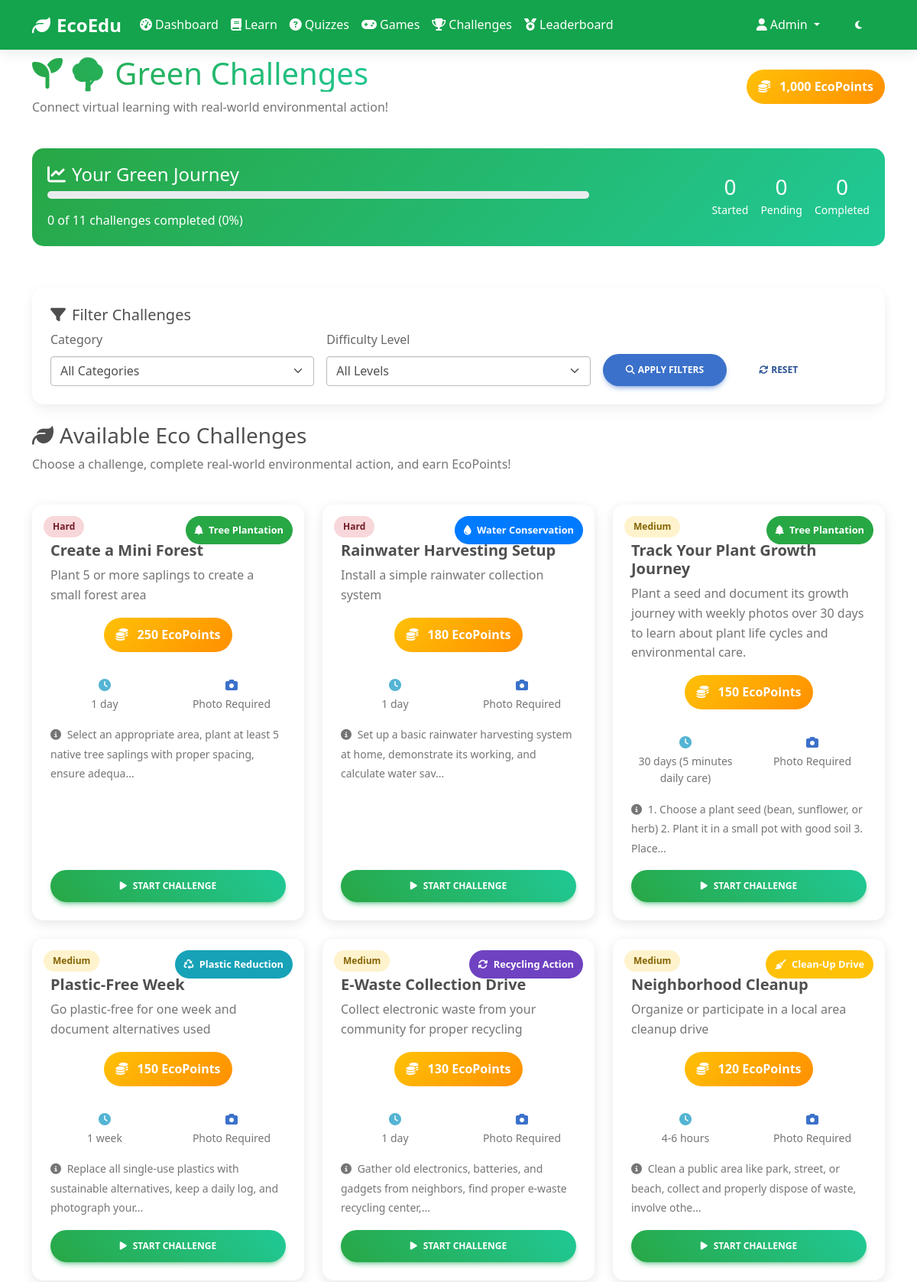
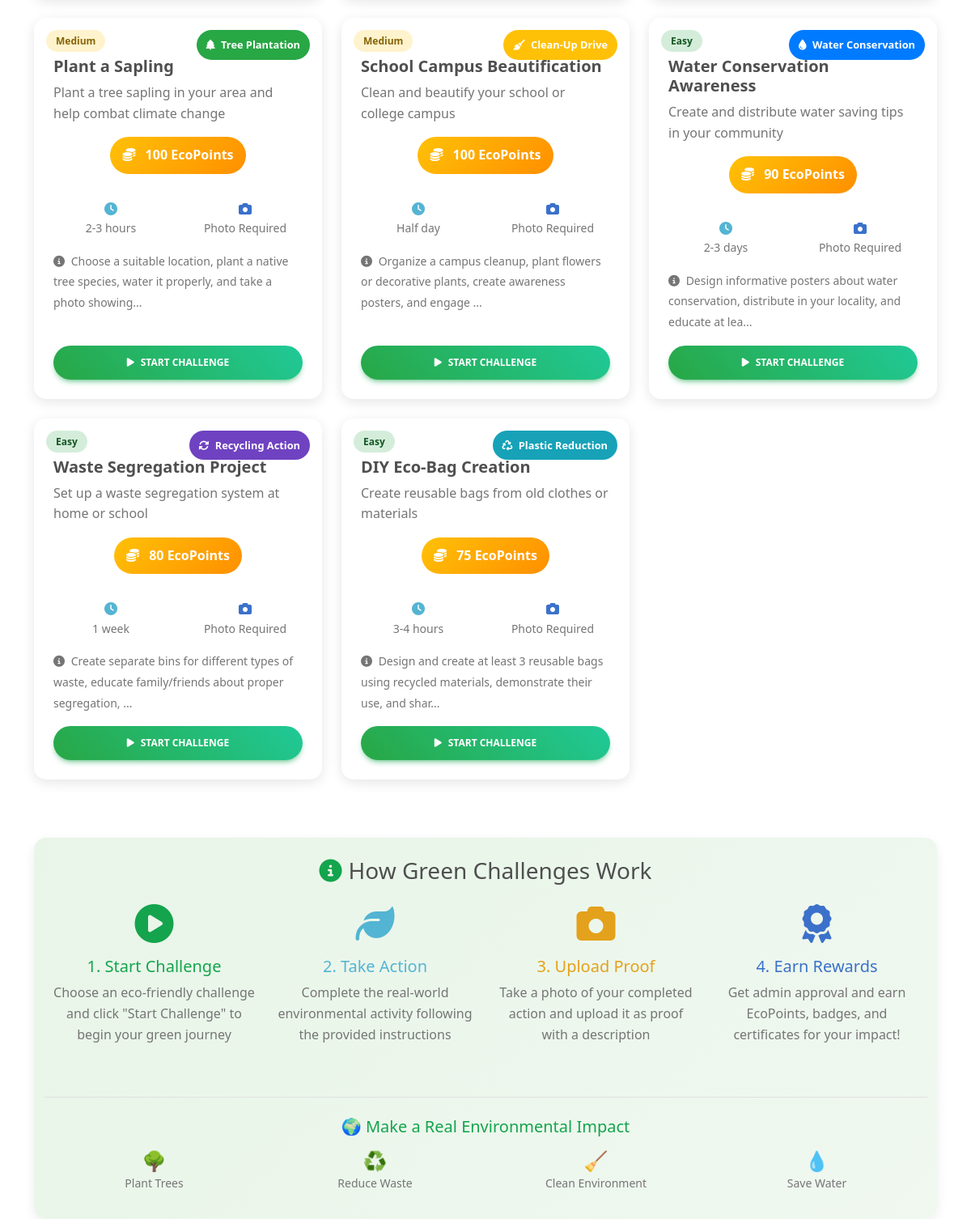
The page /challenges.php (signed in) on the database its author committed (2 pictures, top to bottom).
### tables this page shows
CREATE TABLE users (
    id INT PRIMARY KEY AUTO_INCREMENT,
    username VARCHAR(50) UNIQUE NOT NULL,
    email VARCHAR(100) UNIQUE NOT NULL,
    password VARCHAR(255) NOT NULL,
    first_name VARCHAR(50) NOT NULL,
    last_name VARCHAR(50) NOT NULL,
    role ENUM('student', 'teacher', 'admin') DEFAULT 'student',
    school_name VARCHAR(100),
    grade_level VARCHAR(20),
    bio TEXT,
    eco_points INT DEFAULT 0,
    total_badges INT DEFAULT 0,
    level_id INT DEFAULT 1,
    profile_image VARCHAR(255) DEFAULT 'default-avatar.png',
    is_active BOOLEAN DEFAULT TRUE,
    email_verified BOOLEAN DEFAULT FALSE,
    created_at TIMESTAMP DEFAULT CURRENT_TIMESTAMP,
    updated_at TIMESTAMP DEFAULT CURRENT_TIMESTAMP ON UPDATE CURRENT_TIMESTAMP
);

CREATE TABLE IF NOT EXISTS eco_challenges (
    id INT PRIMARY KEY AUTO_INCREMENT,
    category_id INT,
    title VARCHAR(200) NOT NULL,
    description TEXT NOT NULL,
    instructions TEXT,
    ecopoints_reward INT DEFAULT 50,
    difficulty_level ENUM('easy', 'medium', 'hard') DEFAULT 'medium',
    estimated_time VARCHAR(50),
    is_active BOOLEAN DEFAULT TRUE,
    created_at TIMESTAMP DEFAULT CURRENT_TIMESTAMP,
    updated_at TIMESTAMP DEFAULT CURRENT_TIMESTAMP ON UPDATE CURRENT_TIMESTAMP,
    FOREIGN KEY (category_id) REFERENCES challenge_categories(id) ON DELETE SET NULL
);

CREATE TABLE IF NOT EXISTS challenge_categories (
    id INT PRIMARY KEY AUTO_INCREMENT,
    name VARCHAR(100) NOT NULL,
    description TEXT,
    icon VARCHAR(50) DEFAULT 'fas fa-leaf',
    color VARCHAR(20) DEFAULT '#28a745',
    created_at TIMESTAMP DEFAULT CURRENT_TIMESTAMP
);

### challenges.php (the view, shortened to what the rows shown need)
<?php
require_once 'config/database.php';
require_once 'includes/functions.php';
$user = getUserById($_SESSION['user_id']);
try {
    $where_conditions = ["ec.is_active = 1"];
    $params = [];
    $where_clause = "WHERE " . implode(" AND ", $where_conditions);
    $query = "SELECT ec.*, cc.name as category_name, cc.icon as category_icon, cc.color as category_color
              FROM eco_challenges ec
              LEFT JOIN challenge_categories cc ON ec.category_id = cc.id
              $where_clause
              ORDER BY ec.ecopoints_reward DESC, ec.created_at DESC";
    $stmt = $pdo->prepare($query);
    $stmt->execute($params);
    $challenges = $stmt->fetchAll();
} catch (Exception $e) {
    $challenges = [];
}
try {
    $user_progress = [];
} catch (Exception $e) {
    $user_progress = [];
}
?>
<!DOCTYPE html>
<html lang="en">
<head>
    <link href="https://cdnjs.cloudflare.com/ajax/libs/mdb-ui-kit/6.4.2/mdb.min.css" rel="stylesheet">
    <link href="https://cdnjs.cloudflare.com/ajax/libs/font-awesome/6.4.0/css/all.min.css" rel="stylesheet">
    <link href="assets/css/style.css" rel="stylesheet">
</head>
<body data-theme="light">
    <nav class="navbar navbar-expand-lg navbar-light bg-success fixed-top">
        <div class="container">
            <div class="collapse navbar-collapse" id="navbarNav">
                <ul class="navbar-nav">
                    <li class="nav-item dropdown">
                        <a class="nav-link dropdown-toggle text-white" href="#" id="navbarDropdown" role="button" data-mdb-toggle="dropdown">
                            <i class="fas fa-user me-1"></i><?php echo htmlspecialchars($user['first_name']); ?>
                        </a>
                    </li>
                </ul>
            </div>
        </div>
    </nav>
    <main class="pt-5 mt-4">
        <div class="container">
            <div class="row mb-4">
                <div class="col-12">
                    <div class="d-flex justify-content-between align-items-center">
                        <div>
                            <h1 class="text-gradient"><i class="fas fa-seedling me-2"></i>🌳 Green Challenges</h1>
                        </div>
                        <div class="text-end">
                            <div class="ecopoints-display">
                                <i class="fas fa-coins me-2"></i>
                                <?php echo number_format($user['eco_points']); ?> EcoPoints
                            </div>
                        </div>
                    </div>
                </div>
            </div>
            <div class="row">
                <?php if (empty($challenges)): ?>
                <div class="col-12">
                    <div class="card text-center py-5">
                        <div class="card-body">
                            <i class="fas fa-seedling fa-4x text-muted mb-4"></i>
                            <h3 class="text-muted">No Green Challenges Found</h3>
                            <p class="text-muted">Try adjusting your filters or check back later for new environmental challenges.</p>
                            <a href="challenges.php" class="btn btn-success">View All Challenges</a>
                        </div>
                    </div>
                </div>
                <?php else: ?>
                <?php foreach ($challenges as $challenge): ?>
                <div class="col-lg-4 col-md-6 mb-4">
                    <div class="card challenge-card h-100 position-relative">
                        <div class="difficulty-badge difficulty-<?php echo $challenge['difficulty_level']; ?>">
                            <?php echo ucfirst($challenge['difficulty_level']); ?>
                        </div>
                        <div class="category-badge" style="background-color: <?php echo $challenge['category_color']; ?>; color: white;">
                            <i class="<?php echo $challenge['category_icon']; ?> me-1"></i>
                            <?php echo htmlspecialchars($challenge['category_name']); ?>
                        </div>
                        <div class="card-body d-flex flex-column">
                            <div class="mb-3 mt-4">
                                <h5 class="card-title fw-bold"><?php echo htmlspecialchars($challenge['title']); ?></h5>
                                <p class="card-text text-muted"><?php echo htmlspecialchars($challenge['description']); ?></p>
                            </div>
                            <div class="text-center mb-3">
                                <div class="ecopoints-display d-inline-block">
                                    <i class="fas fa-coins me-2"></i>
                                    <?php echo $challenge['ecopoints_reward']; ?> EcoPoints
                                </div>
                            </div>
                            <div class="challenge-info mb-3">
                                <div class="row text-center">
                                    <div class="col-6">
                                        <i class="fas fa-clock text-info"></i>
                                        <small class="d-block text-muted"><?php echo $challenge['estimated_time']; ?></small>
                                    </div>
                                    <div class="col-6">
                                        <i class="fas fa-camera text-primary"></i>
                                        <small class="d-block text-muted">Photo Required</small>
                                    </div>
                                </div>
                            </div>
                            <?php if ($challenge['instructions']): ?>
                            <div class="instructions-preview mb-3">
                                <small class="text-muted">
                                    <i class="fas fa-info-circle me-1"></i>
                                    <?php echo substr(htmlspecialchars($challenge['instructions']), 0, 100) . '...'; ?>
                                </small>
                            </div>
                            <?php endif; ?>
                            <div class="mt-auto">
                                <?php if (isset($user_progress[$challenge['id']])): ?>
                                    <?php
                                    $progress = $user_progress[$challenge['id']];
                                    $submission_status = $progress['submission_status'];
                                    ?>
                                    <?php if ($submission_status === 'approved'): ?>
                                    <button class="btn btn-success w-100" disabled>
                                        <i class="fas fa-trophy me-2"></i>Challenge Completed!
                                    </button>
                                    <?php elseif ($submission_status === 'pending'): ?>
                                    <button class="btn btn-warning w-100" disabled>
                                        <i class="fas fa-hourglass-half me-2"></i>Awaiting Approval
                                    </button>
                                    <?php elseif ($progress['status'] === 'submitted'): ?>
                                    <button class="btn btn-warning w-100" disabled>
                                        <i class="fas fa-hourglass-half me-2"></i>Under Review
                                    </button>
                                    <?php else: ?>
                                    <button class="btn btn-info w-100" onclick="showSubmissionForm(<?php echo $challenge['id']; ?>)">
                                        <i class="fas fa-upload me-2"></i>Submit Proof
                                    </button>
                                    <?php endif; ?>
                                <?php else: ?>
                                <form method="POST" class="d-inline w-100">
                                    <button type="submit" class="btn btn-success w-100">
                                        <i class="fas fa-play me-2"></i>Start Challenge
                                    </button>
                                </form>
                                <?php endif; ?>
                            </div>
                        </div>
                    </div>
                </div>
                <?php endforeach; ?>
                <?php endif; ?>
            </div>
        </div>
    </main>
</body>
</html>

### rows shown on the page
users: first_name "Admin", eco_points "1,000"
eco_challenges: difficulty_level "Hard", category.name "Tree Plantation", title "Create a Mini Forest", description "Plant 5 or more saplings to create a small forest area", ecopoints_reward "250", estimated_time "1 day", instructions "Select an appropriate area, plant at least 5 native tree saplings with proper spacing, ensure adequa"
eco_challenges: difficulty_level "Hard", category.name "Water Conservation", title "Rainwater Harvesting Setup", description "Install a simple rainwater collection system", ecopoints_reward "180", estimated_time "1 day", instructions "Set up a basic rainwater harvesting system at home, demonstrate its working, and calculate water sav"
eco_challenges: difficulty_level "Medium", category.name "Tree Plantation", title "Track Your Plant Growth Journey", description "Plant a seed and document its growth journey with weekly photos over 30 days to learn about plant life cycles and environmental care.", ecopoints_reward "150", estimated_time "30 days (5 minutes daily care)", instructions "1. Choose a plant seed (bean, sunflower, or herb) 2. Plant it in a small pot with good soil 3. Place"
eco_challenges: difficulty_level "Medium", category.name "Plastic Reduction", title "Plastic-Free Week", description "Go plastic-free for one week and document alternatives used", ecopoints_reward "150", estimated_time "1 week", instructions "Replace all single-use plastics with sustainable alternatives, keep a daily log, and photograph your"
eco_challenges: difficulty_level "Medium", category.name "Recycling Action", title "E-Waste Collection Drive", description "Collect electronic waste from your community for proper recycling", ecopoints_reward "130", estimated_time "1 day", instructions "Gather old electronics, batteries, and gadgets from neighbors, find proper e-waste recycling center,"
eco_challenges: difficulty_level "Medium", category.name "Clean-Up Drive", title "Neighborhood Cleanup", description "Organize or participate in a local area cleanup drive", ecopoints_reward "120", estimated_time "4-6 hours", instructions "Clean a public area like park, street, or beach, collect and properly dispose of waste, involve othe"
eco_challenges: difficulty_level "Medium", category.name "Tree Plantation", title "Plant a Sapling", description "Plant a tree sapling in your area and help combat climate change", ecopoints_reward "100", estimated_time "2-3 hours", instructions "Choose a suitable location, plant a native tree species, water it properly, and take a photo showing"
eco_challenges: difficulty_level "Medium", category.name "Clean-Up Drive", title "School Campus Beautification", description "Clean and beautify your school or college campus", ecopoints_reward "100", estimated_time "Half day", instructions "Organize a campus cleanup, plant flowers or decorative plants, create awareness posters, and engage"
eco_challenges: difficulty_level "Easy", category.name "Water Conservation", title "Water Conservation Awareness", description "Create and distribute water saving tips in your community", ecopoints_reward "90", estimated_time "2-3 days", instructions "Design informative posters about water conservation, distribute in your locality, and educate at lea"
eco_challenges: difficulty_level "Easy", category.name "Recycling Action", title "Waste Segregation Project", description "Set up a waste segregation system at home or school", ecopoints_reward "80", estimated_time "1 week", instructions "Create separate bins for different types of waste, educate family/friends about proper segregation,"
eco_challenges: difficulty_level "Easy", category.name "Plastic Reduction", title "DIY Eco-Bag Creation", description "Create reusable bags from old clothes or materials", ecopoints_reward "75", estimated_time "3-4 hours", instructions "Design and create at least 3 reusable bags using recycled materials, demonstrate their use, and shar"

### other values the page prints
$completed_challenges "0"
$total_challenges "11"
$completion_percentage "0"
$started_challenges "0"
$pending_challenges "0"
